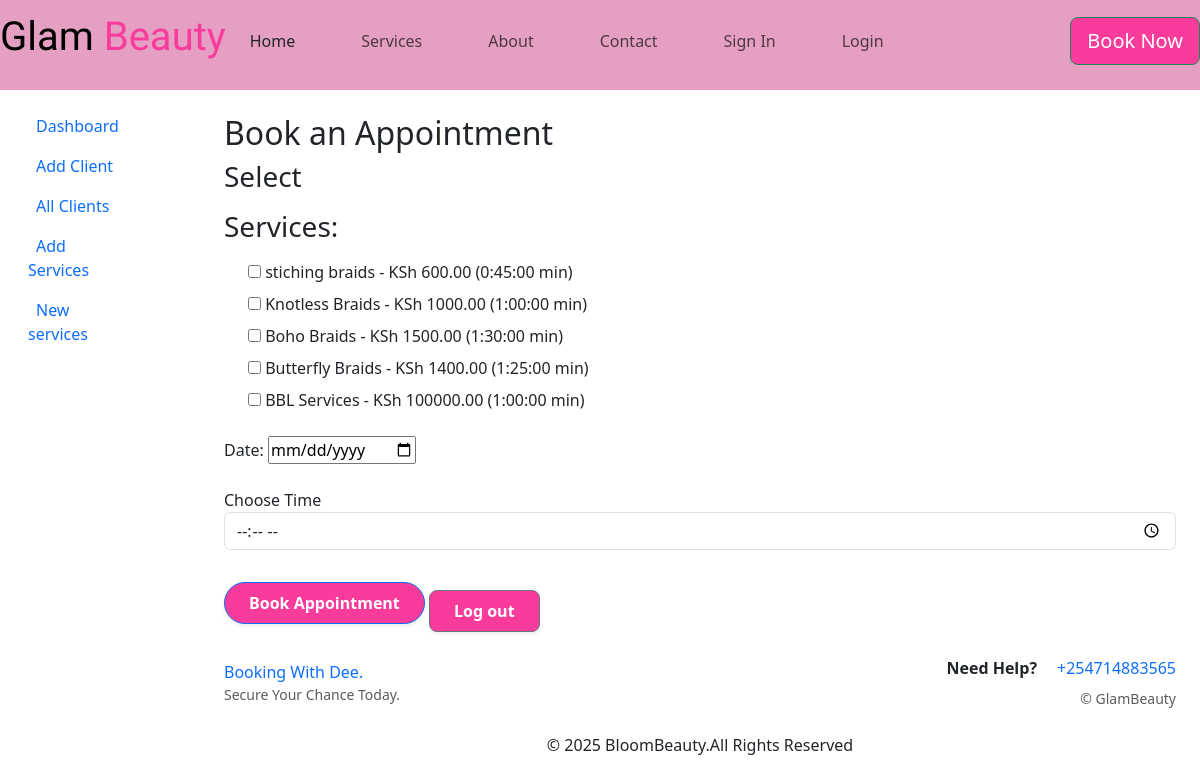
The page /book/ (signed in) on the database as committed earlier.
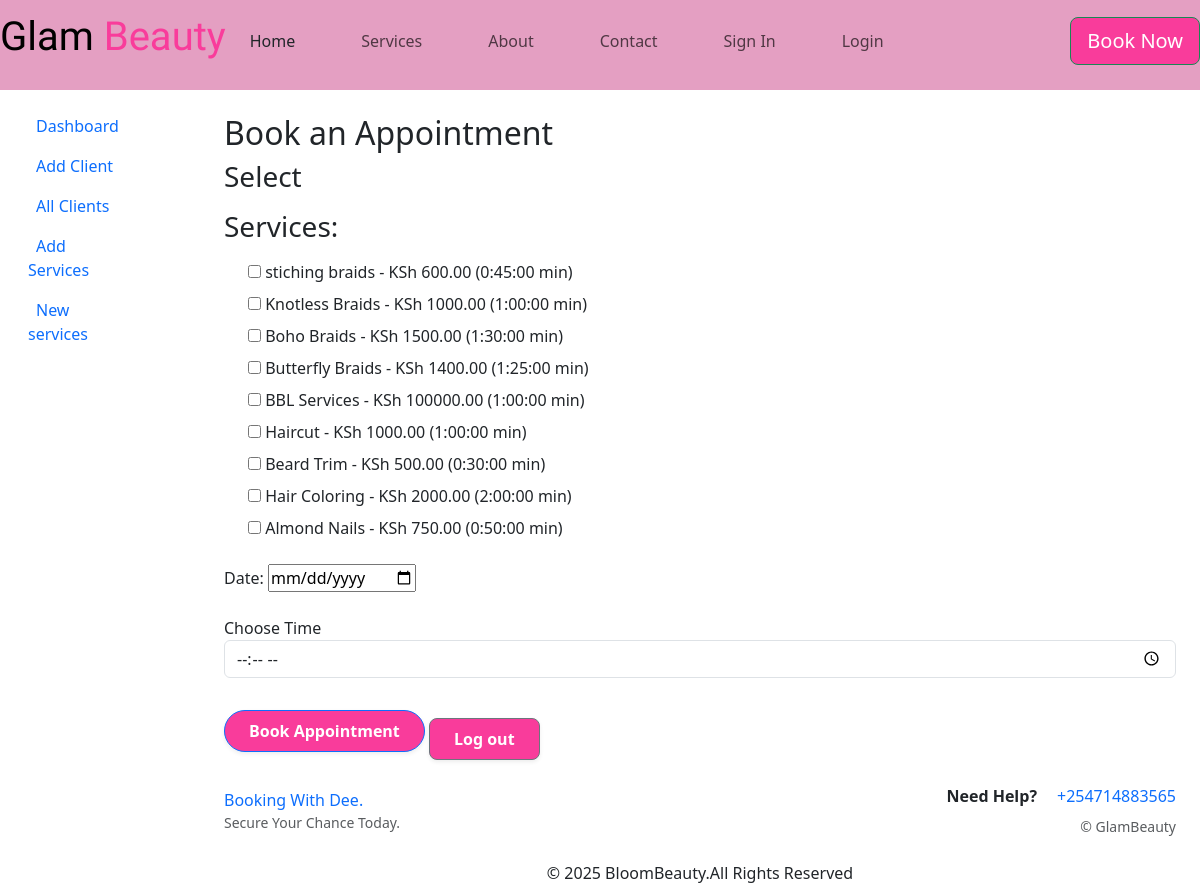
The same page on the database as committed later.
### cosmetics/models.py (models this page shows, shortened)
class Service(models.Model):
    CATEGORY_CHOICES = [
        ("Wig Installation", "Wig Installation"),
        ("Braided Hairstyles", "Braided Hairstyles"),
        ("Facial Services", "Facial Services"),
        ("Nail Art Design Services", "Nail Art Design Services"),
        ("Massage Services", "Massage Services"),
    ]
    name = models.CharField(max_length=200)
    description = models.TextField(null=True, blank=True)
    price = models.DecimalField(max_digits=8, decimal_places=2)
    duration = models.DurationField()
    category = models.CharField(max_length=50, choices=CATEGORY_CHOICES)
    is_active = models.BooleanField(default=False)
    image = models.ImageField(upload_to="services/", null=True, blank=True)

### cosmetics/views.py (the view, shortened to what this page needs)
# urls.py: path('book/', views.book, name='book'),
@login_required
def book(request):
    services = Service.objects.all()  # fetches all services from DB
    return render(request, "book.html", {"services": services})

### cosmetics/templates/book.html (shortened to what this page needs)
{% extends "base.html" %}
{% block content %}
<div class="container mt-4">
    <h2>Book an Appointment</h2>
  <form method="POST" action="{% url 'book' %}">
    <h3 class="mb-3"><p>Select </p>Services:</h3>
    <div class="mb-4">
    {% for service in services %}
    <div class="form-check mb-2">
        <label>
            <input type="checkbox" name="services" value="{{ service.id }}">
            {{ service.name }} - KSh {{ service.price }} ({{ service.duration }} min)
        </label><br>
    </div>
    {% endfor %}
   </div>
  <div class="mb-4">
    <label for="date">Date:</label>
    <input type="date" id="date" name="date" required><br>
    </div>
   <div class="mb-4">
        <label for="time">Choose Time</label>
        <input type="time" id="time" name="time" class="form-control" required>
    </div>
    <button  type="submit" class="btn btn-primary px-4 py-2 fw-bold shadow-sm rounded-pill">Book Appointment</button>
    <a class="btn btn-secondary px-4 py-2 fw-semibold mt-3 rounded-3 shadow-sm" href="{% url 'logout' %}">Log out</a>
</form>
</div>
<div class="container mt-4">
  <div class="row align-items-center">
    <div class="col-md-6 text-start">
      <a class="d-inline-flex flex-column gap-0 text-decoration-none">
        <span class="booking-by">Booking With Dee.</span>
        <span class="run-your-practice text-muted small">Secure Your Chance Today.</span>
      </a>
    </div>
    <div class="col-md-6 text-end">
      <div class="d-flex justify-content-center justify-content-md-end align-items-center gap-3 mb-2">
        <span class="fw-bold">Need Help?</span>
        <a href="tel:+254714883565" class="text-decoration-none d-flex align-items-center gap-1">
          +254714883565
        </a>
      </div>
      <div class="text-muted small">© GlamBeauty</div>
    </div>
  </div>
</div>
{% endblock %}

Rows that differ between the two databases and show on the page:
added Service: name "Haircut", price "1000.00", duration "1:00:00"
added Service: name "Beard Trim", price "500.00", duration "0:30:00"
added Service: name "Hair Coloring", price "2000.00", duration "2:00:00"
added Service: name "Almond Nails", price "750.00", duration "0:50:00"
